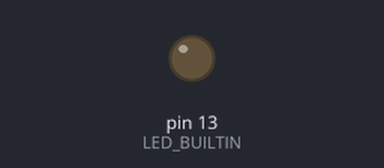
The sketch below on a simulated Arduino Uno, built with avr-gcc and run on an emulated ATmega328P. Shown: output pins drawn as LEDs (lit = HIGH).

Above: at 0.05 s.
At 0.35 s:
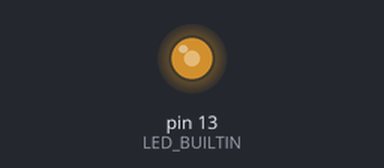
At 0.7 s:
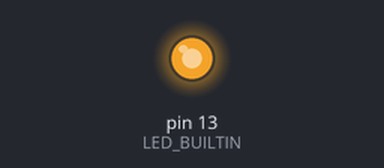
At 1.4 s:
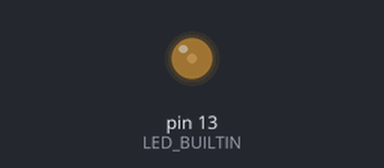
Timing chart, 0 to 3.5 s (numbered marks = the images above):
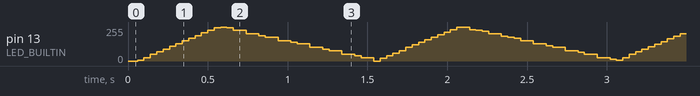

The sketch:

sketch_BreathLED.ino
```cpp
void setup() {
    pinMode(LED_BUILTIN, OUTPUT);
}

void loop() {
    // strengthening
    for (int i = 0; i < 10; i++) {
        // PWM
        for (int j = 0; j < 5; j++) {
            digitalWrite(LED_BUILTIN, HIGH);
            delay(i);
            digitalWrite(LED_BUILTIN, LOW);
            delay(10 - i);
        }
    }

    // weakening
    for (int i = 10; i > 0; i--) {
        // PWM
        for (int j = 0; j < 10; j++) {
            digitalWrite(LED_BUILTIN, HIGH);
            delay(i);
            digitalWrite(LED_BUILTIN, LOW);
            delay(10 - i);
        }
    }
}
```
